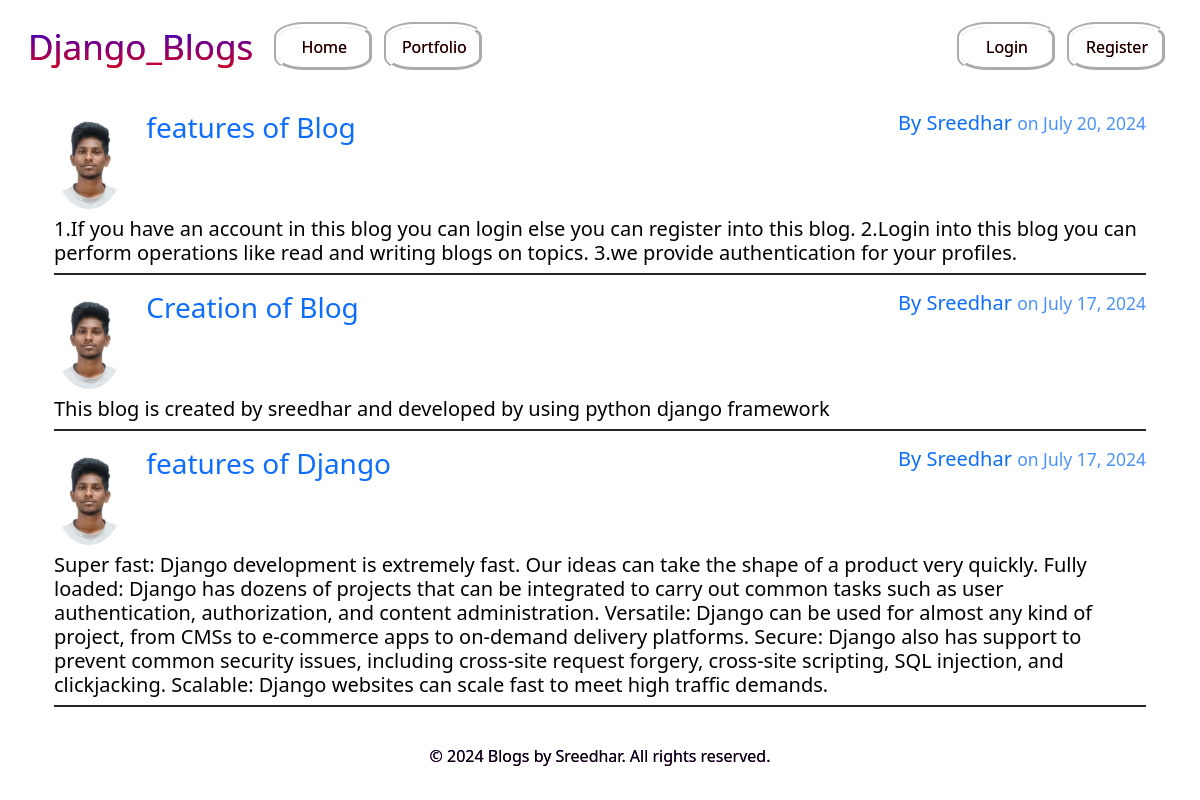
/, run on an earlier commit of the app's database.
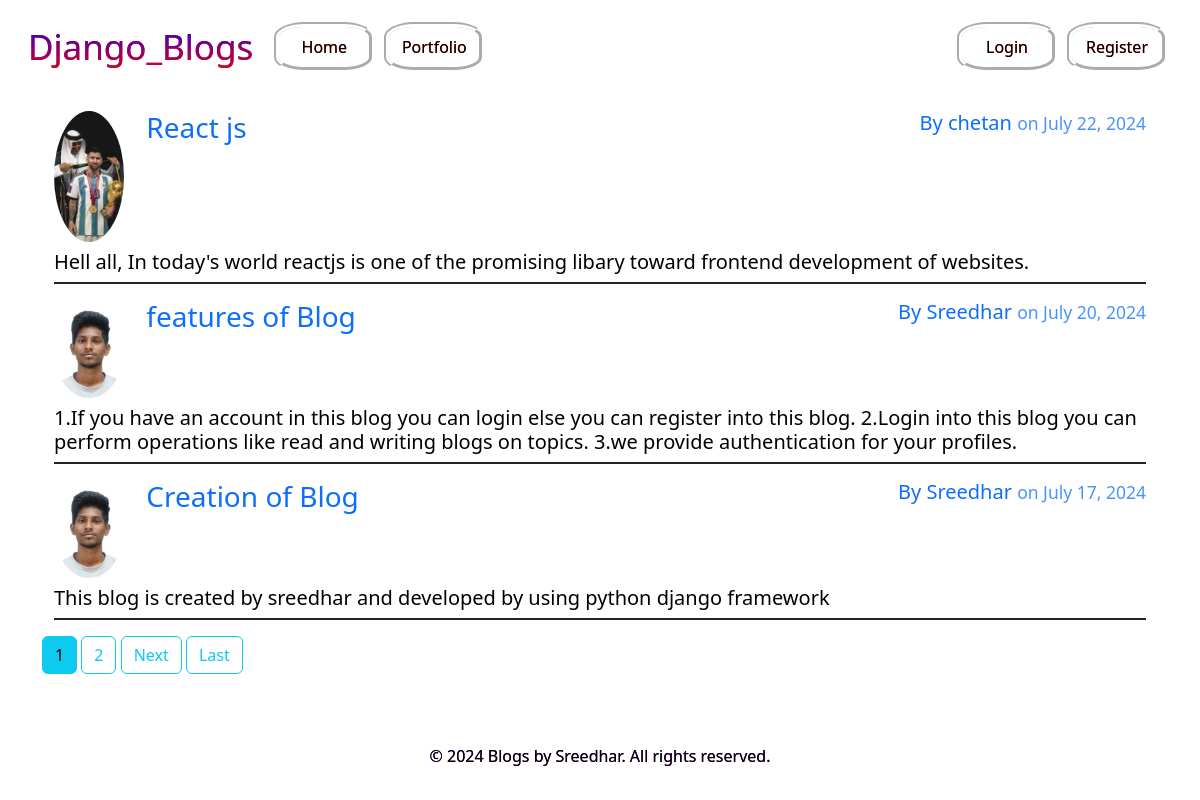
And on a later commit of the database.
### blog/models.py (models this page shows, shortened)
class Post(models.Model):
    title = models.CharField(max_length=100)
    content = models.TextField()
    date_posted = models.DateTimeField(default=timezone.now)
    author = models.ForeignKey(User, on_delete=models.CASCADE)

### users/models.py (models this page shows, shortened)
class Profile(models.Model):
    user = models.OneToOneField(User,on_delete=models.CASCADE)
    image = models.ImageField(default='pic4.jpg', upload_to='profile_pics')

### blog/views.py (the view)
# urls.py: path('', PostListView.as_view(), name='blog-home'),
class PostListView(ListView):
    model = Post
    template_name= 'blog/home.html'
    context_object_name = 'posts'
    ordering = ['-date_posted']
    paginate_by = 3

### blog/templates/blog/home.html (shortened to what this page needs)
{% extends 'blog/base.html' %}
{% block content %}
    {% for post in posts %}
    <div class="container">
        <div class="post-content mt-3 border-2 border-bottom border-dark">
            <div class="row g-3 justify-content-between">
                <div class="col col-1">
                    <a href="{% url 'user-posts' post.author.username %}">
                        <img width="70" class="rounded-circle" src="{{ post.author.profile.image.url }}">
                    </a>
                </div>
                <div class="col col-7">
                    <h3>
                        <a class="text-decoration-none" href="{% url 'post-detail' post.id %}">{{ post.title }}</a>
                    </h3>
                </div>
                <div class="col">
                    <h5 class="text-end text-primary text-opacity-90">
                        By <a href="{% url 'user-posts' post.author.username %}" class="text-decoration-none">{{ post.author }}</a>
                        <tab>
                        <small class="text-primary text-opacity-75">on {{ post.date_posted|date:"F d, Y" }}</small>
                    </h5>
                </div>
            </div>
            <div class="text-black mt-2 mb-2">
                <h5>
                {{ post.content }}
            </h5>
            </div>
        </div>
    </div>
    {% endfor %}
    <div class="my-3">
        {% if is_paginated %}
            {% for num in page_obj.paginator.page_range %}
                {% if page_obj.number == num %}
                    <a href="?page={{ num }}" class="btn btn-info">{{ num }}</a>
                {% elif num > page_obj.number|add:'-3' and num < page_obj.number|add:'3' %}
                    <a href="?page={{ num }}" class="btn btn-outline-info">{{ num }}</a>
                {% endif %}
            {% endfor %}
            {% if page_obj.has_next %}
            <a href="?page={{ page_obj.next_page_number }}" class="btn btn-outline-info">Next</a>
            <a href="?page={{ page_obj.paginator.num_pages }}" class="btn btn-outline-info">Last</a>
            {% endif %}
        {% endif %}
    </div>
{% endblock content %}

### blog/templates/blog/base.html (shortened to what this page needs)
{% load static %}
<!DOCTYPE html>
<html lang="en">
<head>
  <link href="https://cdn.jsdelivr.net/npm/bootstrap@5.2.0/dist/css/bootstrap.min.css" rel="stylesheet"
 />
  <link rel="stylesheet" type="text/css" href="{% static 'blog/main.css' %}" />
  <link rel="stylesheet" href="https://cdnjs.cloudflare.com/ajax/libs/font-awesome/6.0.0-beta3/css/all.min.css">
</head>
<body class='body'>
  <nav class="navbar navbar-expand-lg">
    <div class="container-fluid">
      <a class="navbar-brand newtitle" href="{% url 'blog-home' %}">Django_Blogs </a>
      <div class="collapse navbar-collapse justify-content-between" id="navbarNav">
        <ul class="navbar-nav justify-content-between">
          <li class="nav-item button">
            <a class="nav-link active" aria-current="page" href="{% url 'blog-home' %}">Home</a>
          </li>
          <li class="nav-item button">
            <a class="nav-link" aria-current="page" href="https://portfolio-v1-0-ca6c.onrender.com/">Portfolio</a>
          </li>
        </ul>
        <ul class="navbar-nav justify-content-between">
          {% if user.is_authenticated %}
          <li class="nav-item button">
            <a class="nav-link" href="{% url 'post-create' %}">New Post</a>
          </li>
          <li class="nav-item button">
            <a class="nav-link" href="{% url 'profile' %}">Profile</a>
          </li>
          <li class="nav-item button">
            <form method="POST" action="{% url 'logout' %}" style="display: inline;">
              {% csrf_token %}
              <button type="submit" class="nav-link btn btn-link" style="color: inherit; text-decoration: none;">Logout</button>
            </form>
          </li>
          {% else %}
          <li class="nav-item button">
            <a class="nav-link" href="{% url 'login' %}">Login</a>
          </li>
          <li class="nav-item button">
            <a class="nav-link" href="{% url 'register' %}">Register</a>
          </li>
          {% endif %}
        </ul>
      </div>
    </div>
  </nav>
  <div class="container">
    {% block content %}{% endblock %}
  </div>
  <footer class="footer">
    <div class="container">
      <p>&copy; 2024 Blogs by Sreedhar. All rights reserved.</p>
    </div>
  </footer>
</body>
</html>

### blog/static/blog/main.css (style rules this page uses)
.navbar { background: linear-gradient(blue,red); color:transparent; background-clip:text; padding:1rem; }
.navbar .nav-link { color: white !important; }
.navbar .nav-link.active { color: #ddd !important; }
.button { border: 3px groove white; border-width: 5px; border-radius: 30%; margin:5px; width:100px; text-align:center; }
.footer { background: linear-gradient(blue,red); color:transparent; background-clip:text; color: black; padding: 1rem; position: absolute; bottom: 0; width: 100%; text-align: center; }
.newtitle { font-size:35px; background: linear-gradient(blue,red); color:transparent; background-clip:text; }

### blog/templates/blog/base.html (style rules this page uses)
.navbar { background: linear-gradient(blue,red,green); color:transparent; background-clip:text; padding:1rem; }
.navbar .nav-link { color: black !important; }
.navbar .nav-link.active { color: black !important; }
.button { border: 3px groove white; border-width: 5px; border-radius: 30%; margin:5px; width:100px; text-align:center; }
.footer { background: linear-gradient(blue,red); color:transparent; background-clip:text; color: black; padding: 1rem; position: absolute; bottom: 0; width: 100%; text-align: center; }
.newtitle { font-size:35px; background: linear-gradient(blue,red); color:transparent; background-clip:text; }

What changed in the data, as far as the page shows it:
no longer on this page (row unchanged): Post: author.profile.image (picture), title "features of Django", author "Sreedhar", date_posted "July 17, 2024", content "Super fast: Django development is extremely fast. Our ideas can take the shape of a product very quickly. Fully loaded: Django has dozens of projects that can be integrated to carry out common tasks such as user authentication, authorization, and content administration. Versatile: Django can be used for almost any kind of project, from CMSs to e-commerce apps to on-demand delivery platforms. Secure: Django also has support to prevent common security issues, including cross-site request forgery, cross-site scripting, SQL injection, and clickjacking. Scalable: Django websites can scale fast to meet high traffic demands."
added Post: author.profile.image (picture), title "React js", author "chetan", date_posted "July 22, 2024", content "Hell all, In today's world reactjs is one of the promising libary toward frontend development of websites."
Also different on the page:
new list line: "1"
new list line: "2"
text now shown: "Next Last"
